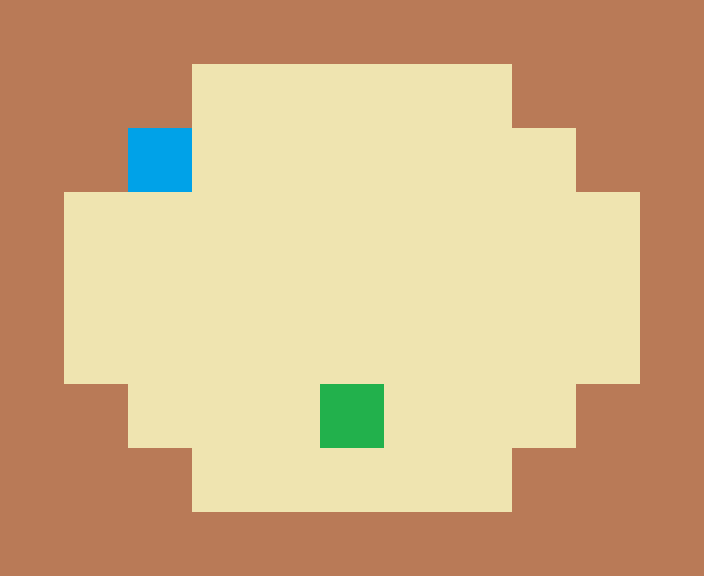

Rendered tile map (Tiled .tmx) drawn with the repository's tilesets; below, a short description and the full map source, tile grids included:
An orthogonal 11x9 tile map with 64x64 px tiles, 2 tile layers (tiles, enemies).

<map version="1.0" orientation="orthogonal" width="11" height="9" tilewidth="64" tileheight="64">
 <tileset firstgid="1" name="tiled" tilewidth="64" tileheight="64">
  <image source="../tiled.png" width="256" height="128" />
 </tileset>
 <layer name="tiles" width="11" height="9">
  <data>
   <tile gid="1" />
   <tile gid="1" />
   <tile gid="1" />
   <tile gid="1" />
   <tile gid="1" />
   <tile gid="1" />
   <tile gid="1" />
   <tile gid="1" />
   <tile gid="1" />
   <tile gid="1" />
   <tile gid="1" />
   <tile gid="1" />
   <tile gid="1" />
   <tile gid="1" />
   <tile gid="2" />
   <tile gid="2" />
   <tile gid="2" />
   <tile gid="2" />
   <tile gid="2" />
   <tile gid="1" />
   <tile gid="1" />
   <tile gid="1" />
   <tile gid="1" />
   <tile gid="1" />
   <tile gid="2" />
   <tile gid="2" />
   <tile gid="2" />
   <tile gid="2" />
   <tile gid="2" />
   <tile gid="2" />
   <tile gid="2" />
   <tile gid="1" />
   <tile gid="1" />
   <tile gid="1" />
   <tile gid="2" />
   <tile gid="2" />
   <tile gid="2" />
   <tile gid="2" />
   <tile gid="2" />
   <tile gid="2" />
   <tile gid="2" />
   <tile gid="2" />
   <tile gid="2" />
   <tile gid="1" />
   <tile gid="1" />
   <tile gid="2" />
   <tile gid="2" />
   <tile gid="2" />
   <tile gid="2" />
   <tile gid="2" />
   <tile gid="2" />
   <tile gid="2" />
   <tile gid="2" />
   <tile gid="2" />
   <tile gid="1" />
   <tile gid="1" />
   <tile gid="2" />
   <tile gid="2" />
   <tile gid="2" />
   <tile gid="2" />
   <tile gid="2" />
   <tile gid="2" />
   <tile gid="2" />
   <tile gid="2" />
   <tile gid="2" />
   <tile gid="1" />
   <tile gid="1" />
   <tile gid="1" />
   <tile gid="2" />
   <tile gid="2" />
   <tile gid="2" />
   <tile gid="2" />
   <tile gid="2" />
   <tile gid="2" />
   <tile gid="2" />
   <tile gid="1" />
   <tile gid="1" />
   <tile gid="1" />
   <tile gid="1" />
   <tile gid="1" />
   <tile gid="2" />
   <tile gid="2" />
   <tile gid="2" />
   <tile gid="2" />
   <tile gid="2" />
   <tile gid="1" />
   <tile gid="1" />
   <tile gid="1" />
   <tile gid="1" />
   <tile gid="1" />
   <tile gid="1" />
   <tile gid="1" />
   <tile gid="1" />
   <tile gid="1" />
   <tile gid="1" />
   <tile gid="1" />
   <tile gid="1" />
   <tile gid="1" />
   <tile gid="1" />
  </data>
 </layer>
 <layer name="enemies" width="11" height="9">
  <data>
   <tile gid="0" />
   <tile gid="0" />
   <tile gid="0" />
   <tile gid="0" />
   <tile gid="0" />
   <tile gid="0" />
   <tile gid="0" />
   <tile gid="0" />
   <tile gid="0" />
   <tile gid="0" />
   <tile gid="0" />
   <tile gid="0" />
   <tile gid="0" />
   <tile gid="0" />
   <tile gid="0" />
   <tile gid="0" />
   <tile gid="0" />
   <tile gid="0" />
   <tile gid="0" />
   <tile gid="0" />
   <tile gid="0" />
   <tile gid="0" />
   <tile gid="0" />
   <tile gid="0" />
   <tile gid="7" />
   <tile gid="0" />
   <tile gid="0" />
   <tile gid="0" />
   <tile gid="0" />
   <tile gid="0" />
   <tile gid="0" />
   <tile gid="0" />
   <tile gid="0" />
   <tile gid="0" />
   <tile gid="0" />
   <tile gid="0" />
   <tile gid="0" />
   <tile gid="0" />
   <tile gid="0" />
   <tile gid="0" />
   <tile gid="0" />
   <tile gid="0" />
   <tile gid="0" />
   <tile gid="0" />
   <tile gid="0" />
   <tile gid="0" />
   <tile gid="0" />
   <tile gid="0" />
   <tile gid="0" />
   <tile gid="0" />
   <tile gid="0" />
   <tile gid="0" />
   <tile gid="0" />
   <tile gid="0" />
   <tile gid="0" />
   <tile gid="0" />
   <tile gid="0" />
   <tile gid="0" />
   <tile gid="0" />
   <tile gid="0" />
   <tile gid="0" />
   <tile gid="0" />
   <tile gid="0" />
   <tile gid="0" />
   <tile gid="0" />
   <tile gid="0" />
   <tile gid="0" />
   <tile gid="0" />
   <tile gid="0" />
   <tile gid="0" />
   <tile gid="0" />
   <tile gid="6" />
   <tile gid="0" />
   <tile gid="0" />
   <tile gid="0" />
   <tile gid="0" />
   <tile gid="0" />
   <tile gid="0" />
   <tile gid="0" />
   <tile gid="0" />
   <tile gid="0" />
   <tile gid="0" />
   <tile gid="0" />
   <tile gid="0" />
   <tile gid="0" />
   <tile gid="0" />
   <tile gid="0" />
   <tile gid="0" />
   <tile gid="0" />
   <tile gid="0" />
   <tile gid="0" />
   <tile gid="0" />
   <tile gid="0" />
   <tile gid="0" />
   <tile gid="0" />
   <tile gid="0" />
   <tile gid="0" />
   <tile gid="0" />
   <tile gid="0" />
  </data>
 </layer>
</map>
